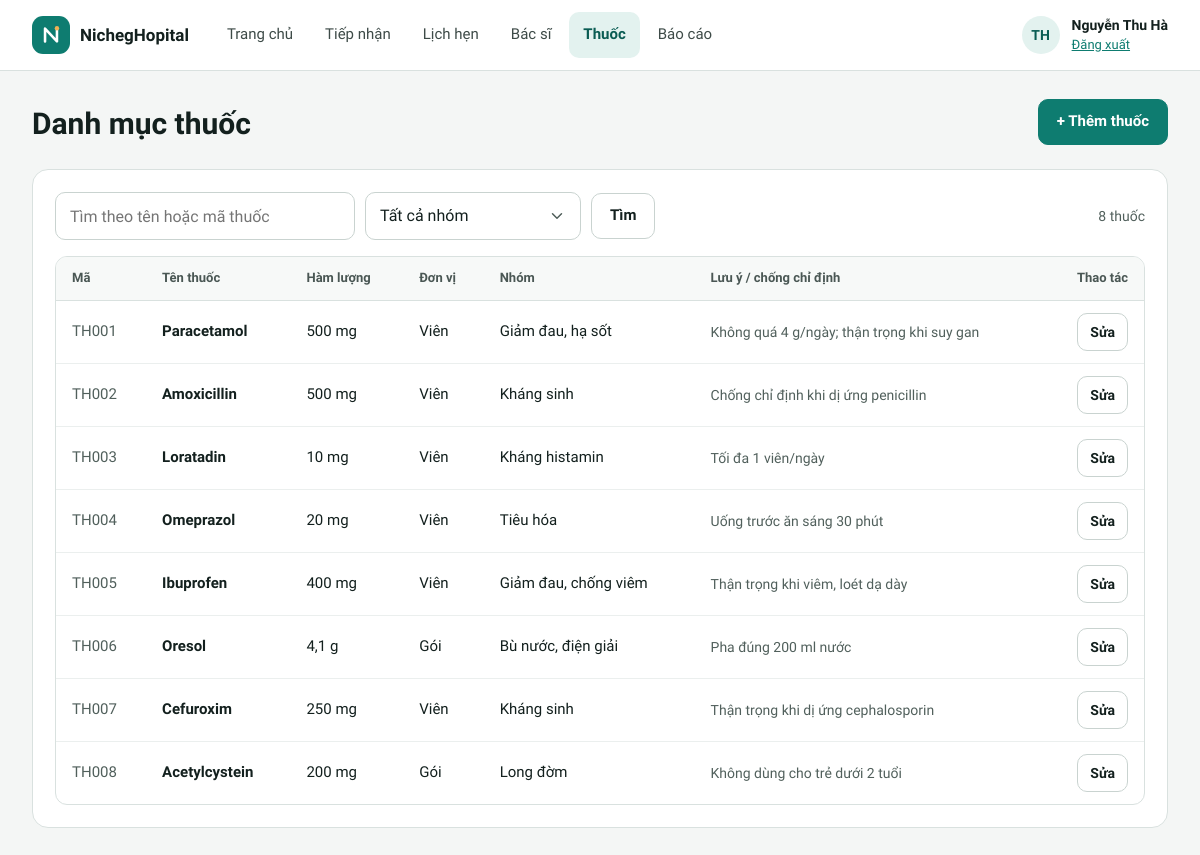
The app's page /quan-ly/thuoc.php (signed in) with its own data.
### tables this page shows
CREATE TABLE thuoc (
  id          INT UNSIGNED AUTO_INCREMENT PRIMARY KEY,
  ma          VARCHAR(10)  NOT NULL UNIQUE,
  ten         VARCHAR(100) NOT NULL,
  ham_luong   VARCHAR(30)  NOT NULL,
  don_vi      VARCHAR(20)  NOT NULL,
  nhom        VARCHAR(50)  NOT NULL,
  lieu_toi_da VARCHAR(50)  NULL,
  luu_y       VARCHAR(500) NULL
);

### includes/tien-ich.php (called while the page is built, shortened)
<?php
function e(mixed $gia_tri): string
{
    return htmlspecialchars((string) ($gia_tri ?? ''), ENT_QUOTES, 'UTF-8');
}
function duong_dan_goc(): string
{
    static $goc = null;
    if ($goc === null) {
        $thu_muc_public = str_replace('\\', '/', (string) realpath(__DIR__ . '/../public'));
        $goc_web = rtrim(str_replace('\\', '/', (string) realpath($_SERVER['DOCUMENT_ROOT'] ?? '')), '/');
        $goc = '';
        if ($goc_web !== '' && str_starts_with($thu_muc_public . '/', $goc_web . '/')) {
            $phan = trim(substr($thu_muc_public, strlen($goc_web)), '/');
            $goc = $phan === '' ? '' : '/' . implode('/', array_map('rawurlencode', explode('/', $phan)));
        }
    }
    return $goc;
}
function url(string $trang, array $tham_so = []): string
{
    $tham_so = array_filter($tham_so, fn($v) => $v !== null && $v !== '');
    $chuoi = $tham_so ? '?' . http_build_query($tham_so, '', '&', PHP_QUERY_RFC3986) : '';
    return duong_dan_goc() . '/' . ltrim($trang, '/') . $chuoi;
}
function gon(?string $chuoi): string
{
    return trim(preg_replace('/\s+/u', ' ', (string) $chuoi));
}

### includes/csdl.php (called while the page is built, shortened)
<?php
function csdl(): PDO
{
    static $pdo = null;
    if ($pdo === null) {
        $dsn = sprintf('mysql:host=%s;port=%d;dbname=%s;charset=utf8mb4', CSDL_MAY_CHU, CSDL_CONG, CSDL_TEN);
        try {
            $pdo = new PDO($dsn, CSDL_NGUOI_DUNG, CSDL_MAT_KHAU, [
                PDO::ATTR_ERRMODE => PDO::ERRMODE_EXCEPTION,
                PDO::ATTR_DEFAULT_FETCH_MODE => PDO::FETCH_ASSOC,
                PDO::ATTR_EMULATE_PREPARES => false,
            ]);
            $pdo->exec("SET time_zone = '+07:00'");
        } catch (PDOException $loi) {
            http_response_code(500);
            exit('Không kết nối được cơ sở dữ liệu. Hãy kiểm tra MySQL đã chạy và đã chạy lệnh "php database/cai-dat.php" (xem README.md). Chi tiết: '
                . htmlspecialchars($loi->getMessage()));
        }
    }
    return $pdo;
}
function truy_van(string $sql, array $tham_so = []): PDOStatement
{
    $lenh = csdl()->prepare($sql);
    $lenh->execute($tham_so);
    return $lenh;
}
function nhieu_dong(string $sql, array $tham_so = []): array
{
    return truy_van($sql, $tham_so)->fetchAll();
}

### public/quan-ly/thuoc.php (the view, shortened to what this page needs)
<?php
$tu_khoa = gon($_GET['q'] ?? '');
$nhom = in_array($_GET['nhom'] ?? '', NHOM_THUOC, true) ? $_GET['nhom'] : '';
$ds_thuoc = nhieu_dong(
    "SELECT * FROM thuoc
     WHERE (? = '' OR ma LIKE ? OR ten LIKE ?) AND (? = '' OR nhom = ?)
     ORDER BY ma",
    [$tu_khoa, "%$tu_khoa%", "%$tu_khoa%", $nhom, $nhom]
);
?>
<main class="pg">
  <div class="head-row">
    <div class="pg-head">
      <h1>Danh mục thuốc</h1>
    </div>
    <a class="btn pri" href="<?= e(url('quan-ly/thuoc-form.php')) ?>">+ Thêm thuốc</a>
  </div>
  <section class="card p22 stack g16">
    <form class="row between" method="get" role="search">
      <div class="row" style="gap:10px">
        <input class="inp" id="tim" name="q" type="search" value="<?= e($tu_khoa) ?>" placeholder="Tìm theo tên hoặc mã thuốc" style="width:300px;max-width:100%">
        <select class="inp" id="nhom" name="nhom" style="width:auto" onchange="this.form.submit()">
          <option value="">Tất cả nhóm</option>
        </select>
        <button class="btn" type="submit">Tìm</button>
      </div>
      <span class="muted" style="font-size:14px"><?= count($ds_thuoc) ?> thuốc</span>
    </form>
    <div class="tbl-box">
      <table style="min-width:900px">
        <thead><tr><th>Mã</th><th>Tên thuốc</th><th>Hàm lượng</th><th>Đơn vị</th><th>Nhóm</th><th>Lưu ý / chống chỉ định</th><th class="t-right">Thao tác</th></tr></thead>
        <tbody>
          <?php foreach ($ds_thuoc as $t): ?>
            <tr>
              <td class="muted num"><?= e($t['ma']) ?></td>
              <td class="strong"><?= e($t['ten']) ?></td>
              <td><?= e($t['ham_luong']) ?></td>
              <td><?= e($t['don_vi']) ?></td>
              <td><?= e($t['nhom']) ?></td>
              <td class="muted" style="font-size:14px"><?= e($t['luu_y']) ?></td>
              <td class="t-right"><a class="btn sm" href="<?= e(url('quan-ly/thuoc-form.php', ['id' => $t['id']])) ?>">Sửa</a></td>
            </tr>
          <?php endforeach; ?>
        </tbody>
      </table>
    </div>
  </section>
</main>

### public/assets/app.css (style rules this page uses)
:root { --nen: #F4F6F5; --chu: #13201E; --chinh: #0E7C70; --chinh-dam: #0A5C53; --dam: #0B4F48; --nhat: #E3F2EF; --vien: #D9E1DF; --vien-o: #C9D3D0; --phu: #51605C; --nhan: #2F3B38; --ke: #EBEFEE; }
* { box-sizing: border-box; }
html { -webkit-text-size-adjust: 100%; scroll-padding-top: 88px; }
body { margin: 0; min-height: 100vh; background: var(--nen); color: var(--chu); font-family: 'Lexend', system-ui, sans-serif; font-size: 15px; line-height: 1.45; }
a { color: var(--chinh); }
h1, h2, h3, p { margin: 0; }
h1, h2, h3 { font-weight: 600; }
button, input, select, textarea { font: inherit; color: inherit; }
.muted { color: var(--phu); }
.num { font-variant-numeric: tabular-nums; }
.stack { display: flex; flex-direction: column; }
.g16 { gap: 16px; }
.row { display: flex; flex-wrap: wrap; align-items: center; gap: 12px; }
.between { justify-content: space-between; }
.pg { max-width: 1440px; margin: 0 auto; padding: 28px 32px 48px; display: flex; flex-direction: column; gap: 24px; }
.pg-head { display: flex; flex-direction: column; gap: 6px; }
.pg-head h1 { font-size: 30px; }
.head-row { display: flex; flex-wrap: wrap; align-items: flex-end; justify-content: space-between; gap: 16px; }
.card { background: #FFFFFF; border: 1px solid var(--vien); border-radius: 16px; }
.p22 { padding: 22px; }
.btn { min-height: 46px; padding: 0 18px; border-radius: 10px; border: 1px solid var(--vien-o); background: #FFFFFF; color: var(--chu); font-size: 15px; font-weight: 600; display: inline-flex; align-items: center; justify-content: center; gap: 8px; cursor: pointer; text-decoration: none; white-space: nowrap; }
.btn.sm, .bn .btn.sm { min-height: 38px; padding: 0 12px; font-size: 14px; border-radius: 10px; }
.btn.pri { background: var(--chinh); border-color: var(--chinh); color: #FFFFFF; }
.inp { min-height: 48px; padding: 0 14px; border: 1px solid var(--vien-o); border-radius: 10px; font-size: 16px; color: var(--chu); background: #FFFFFF; width: 100%; }
input.inp, select.inp { height: 48px; }
input[type="search"].inp { -webkit-appearance: none; appearance: none; }
select.inp { -webkit-appearance: none; appearance: none; padding-right: 42px; cursor: pointer; }
.tbl-box { overflow-x: auto; border: 1px solid var(--vien); border-radius: 12px; background: #FFFFFF; }
table { width: 100%; border-collapse: collapse; }
th { text-align: left; font-size: 13px; color: #4A5754; font-weight: 600; padding: 12px 16px; border-bottom: 1px solid var(--vien); background: #F7F9F8; white-space: nowrap; }
td { padding: 12px 16px; border-bottom: 1px solid var(--ke); font-size: 15px; vertical-align: middle; }
tbody tr:last-child td { border-bottom: 0; }
.t-right { text-align: right; }
.strong { font-weight: 600; }

### records on screen
thuoc: ma "TH001", ten "Paracetamol", ham_luong "500 mg", don_vi "Viên", nhom "Giảm đau, hạ sốt", luu_y "Không quá 4 g/ngày; thận trọng khi suy gan"
thuoc: ma "TH002", ten "Amoxicillin", ham_luong "500 mg", don_vi "Viên", nhom "Kháng sinh", luu_y "Chống chỉ định khi dị ứng penicillin"
thuoc: ma "TH003", ten "Loratadin", ham_luong "10 mg", don_vi "Viên", nhom "Kháng histamin", luu_y "Tối đa 1 viên/ngày"
thuoc: ma "TH004", ten "Omeprazol", ham_luong "20 mg", don_vi "Viên", nhom "Tiêu hóa", luu_y "Uống trước ăn sáng 30 phút"
thuoc: ma "TH005", ten "Ibuprofen", ham_luong "400 mg", don_vi "Viên", nhom "Giảm đau, chống viêm", luu_y "Thận trọng khi viêm, loét dạ dày"
thuoc: ma "TH006", ten "Oresol", ham_luong "4,1 g", don_vi "Gói", nhom "Bù nước, điện giải", luu_y "Pha đúng 200 ml nước"
thuoc: ma "TH007", ten "Cefuroxim", ham_luong "250 mg", don_vi "Viên", nhom "Kháng sinh", luu_y "Thận trọng khi dị ứng cephalosporin"
thuoc: ma "TH008", ten "Acetylcystein", ham_luong "200 mg", don_vi "Gói", nhom "Long đờm", luu_y "Không dùng cho trẻ dưới 2 tuổi"

### other values on screen
TEN_PHONG_KHAM "NichegHopital"
$nhan "Trang chủ"
$nhan "Tiếp nhận"
$nhan "Lịch hẹn"
$nhan "Bác sĩ"
$nhan "Thuốc"
$nhan "Báo cáo"
chu_cai_dau($nguoi_dung['ho_ten']) "TH"
$nguoi_dung['ho_ten'] "Nguyễn Thu Hà"
count($ds_thuoc) "8"
